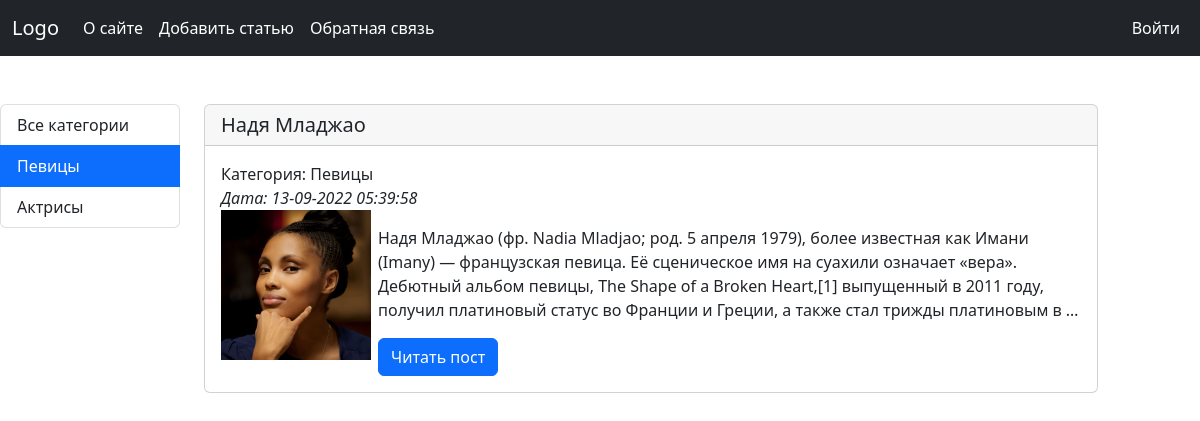
The page /pcategory/2/ on the database as committed earlier.
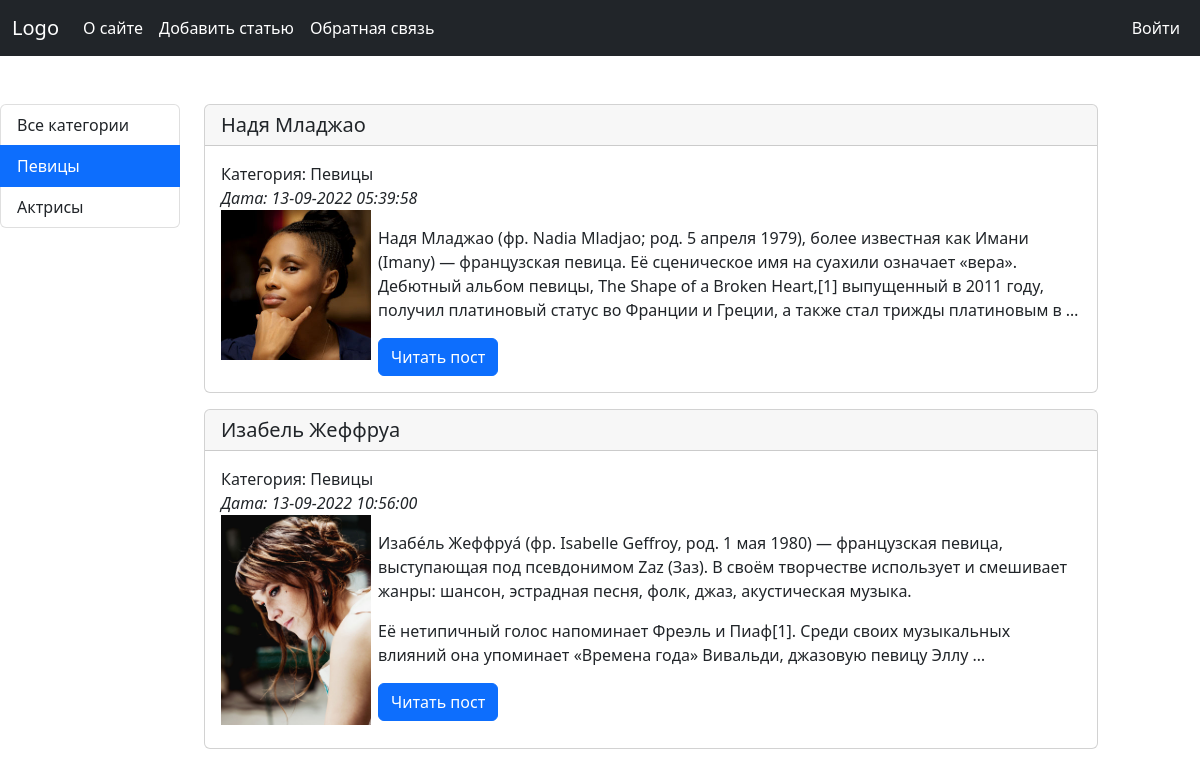
The same page on the database as committed later.
### women/models.py (models this page shows, shortened)
class Category(models.Model):
    name = models.CharField('Категория', max_length=100, db_index=True)
    def __str__(self):
        return self.name
    def get_absolute_url(self):
        return reverse('category', kwargs={'cat_id': self.pk})
    class Meta:
        verbose_name = 'Категория'
        verbose_name_plural = 'Категории'
        ordering = ['pk']

class Women(models.Model):
    title = models.CharField('Заголовок', max_length=255)
    content = models.TextField('Текст статьи', blank=True)
    photo = models.ImageField('Фото', upload_to='photos/%Y/%m/%d/')
    time_create = models.DateTimeField('Время создания', auto_now_add=True)
    time_update = models.DateTimeField('Время изменения', auto_now=True)
    is_published = models.BooleanField('Публикация', default=True)
    cat = models.ForeignKey(Category, on_delete=models.PROTECT, null=True, verbose_name='Категория')
    def get_absolute_url(self):
        return reverse('post', kwargs={'post_id': self.pk})
    class Meta:
        verbose_name = 'Известные женщины'
        verbose_name_plural = 'Известные женщины'
        ordering = ['time_create', 'title']

### women/views.py (the view)
# urls.py: path('pcategory/<int:cat_id>/', show_category, name='category'),
def show_category(request, cat_id):
    posts = Women.objects.filter(cat_id=cat_id, is_published=True)
    if not len(posts):
        raise Http404
    context = {'posts': posts,
               'menu': menu,
               'title': 'Отображение по рубрикам',
               'cat_selected': cat_id,
               }
    return render(request, 'women/index.html', context=context)

### women/templatetags/women_tags.py (called while the page is built)
@register.inclusion_tag('women/list_categories.html')
def show_categories(sort=None, cat_selected=0):
    if not sort:
        cats = Category.objects.all()
    else:
        cats = Category.objects.order_by(sort)
    return {'cats': cats, 'cat_selected': cat_selected}

@register.inclusion_tag('women/list_menu.html')
def show_menu():
    return {'menu': menu}

### women/templates/women/index.html
{% extends 'women/base.html' %}
{% block content %}
    {% for p in posts %}
        <div class="card mb-3 {% if forloop.first %}mt-5{% endif %}">
            <h5 class="card-header">{{ p.title }}</h5>
            <div class="card-body">
                <span>Категория: {{ p.cat }}</span><br>
                <span><em>Дата: {{ p.time_update|date:"d-m-Y H:i:s" }}</em></span>
                <p class="card-text">
                    {% if p.photo %}
                        <img src="{{ p.photo.url }}" class="left-img">
                    {% endif %}
                    {{ p.content|linebreaks|truncatewords:50 }}</p>
                <a href="{{ p.get_absolute_url }}" class="btn btn-primary">Читать пост</a>
            </div>
        </div>
    {% endfor %}
{% endblock content %}

### women/templates/women/base.html (shortened to what this page needs)
{% load static %}
{% load women_tags %}
<!DOCTYPE html>
<html lang="ru">
<head>
    <link rel="stylesheet" type="text/css" href="{% static 'women/css/bootstrap.min.css' %}">
    <link rel="stylesheet" type="text/css" href="{% static 'women/css/style.css' %}">
</head>
<body>
<nav class="navbar navbar-expand-md navbar-dark bg-dark" aria-label="Fourth navbar example">
    <div class="container-fluid">
        <a class="navbar-brand" href="{% url 'home' %}">Logo</a>
        <div class="collapse navbar-collapse" id="navbarsExample04">
            {% block mainmenu %}
                {% show_menu %}
            {% endblock mainmenu %}
        </div>
    </div>
</nav>
<div class="row">
    <div class="col-md-3 col-lg-2 mt-5">
        <div class="list-group">
            {% if cat_selected == 0 %}
                <a href="{% url 'home' %}" class="list-group-item list-group-item-action active" aria-current="true">
                    Все категории
                </a>
            {% else %}
                <a href="{% url 'home' %}" class="list-group-item list-group-item-action" aria-current="true">
                    Все категории
                </a>
            {% endif %}
            {% show_categories '-name' cat_selected %}
        </div>
    </div>
    <div class="col-md-8 col-lg-9">
        {% block content %}
        {% endblock content %}
    </div>
</div>
</body>
</html>

### women/templates/women/list_menu.html
<ul class="navbar-nav me-auto mb-2 mb-md-0">
    {% for m in menu %}
        {% if not forloop.last %}
            <li class="nav-item">
                <a class="nav-link active" aria-current="page"
                   href="{% url m.url_name %}">{{ m.title }}</a>
            </li>
        {% endif %}
    {% endfor %}
</ul>
<ul class="navbar-nav mb-2 mb-md-0">
    <li class="nav-item">
        {% with menu|last as last %}
            <a class="nav-link active" aria-current="page" href="{% url last.url_name %}">
                {{ last.title }}
            </a>
        {% endwith %}
    </li>
</ul>

### women/templates/women/list_categories.html
{% for c in cats %}
    {% if c.pk == cat_selected %}
        <a href="{{ c.get_absolute_url }}"
           class="list-group-item list-group-item-action active">{{ c.name }}</a>
    {% else %}
        <a href="{{ c.get_absolute_url }}" class="list-group-item list-group-item-action">{{ c.name }}</a>
    {% endif %}
{% endfor %}

### women/static/women/css/style.css (style rules this page uses)
.left-img { float: left; margin: 0 7px 7px 0; width: 150px; }

Rows that differ between the two databases and show on the page:
added Women: title "Изабель Жеффруа", cat "Певицы", time_update "13-09-2022 10:56:00", photo (picture), content "Изабе́ль Жеффруа́ (фр. Isabelle Geffroy, род. 1 мая 1980) — французская певица, выступающая под псевдонимом Zaz (Заз). В своём творчестве использует и смешивает жанры: шансон, эстрадная песня, фолк, джаз, акустическая музыка. Её нетипичный голос напоминает Фреэль и Пиаф[1]. Среди своих музыкальных влияний она упоминает «Времена года» Вивальди, джазовую певицу Эллу …"
